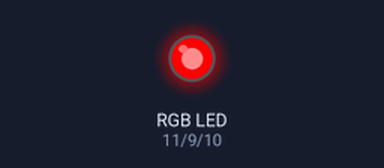
The sketch below on a simulated Arduino Uno, built with avr-gcc and run on an emulated ATmega328P. On the bench: an RGB LED mixed from three pins (HIGH = lit).

Above: at 0.2 s.
At 1.2 s:
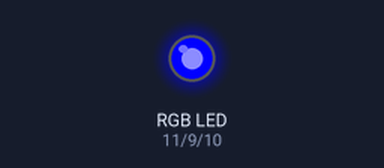
At 1.7 s:
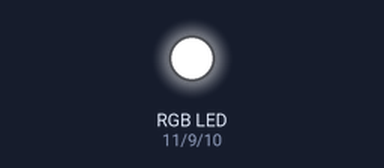
At 3.2 s:
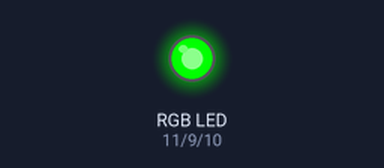
At 4.7 s:
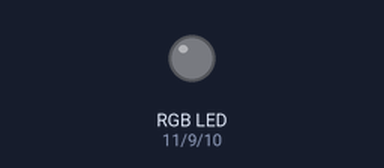
Timing chart, 0 to 5.8 s (numbered marks = the images above):
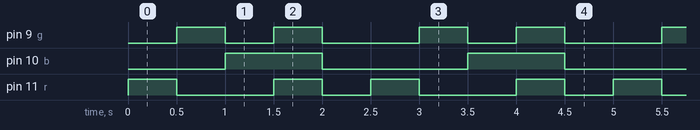

The sketch:

33_controlling_rgb_led_by_pwm1.ino
```cpp
int r=11;
int b=10;
int g=9;

void setup(){
  pinMode(r,OUTPUT);
  pinMode(b,OUTPUT);
  pinMode(g,OUTPUT);
}
void loop()
{
  color(255,0,0);
  delay(500);
  color(0,255,0);
  delay(500);
  color(0,0,255);
  delay(500);
  color(255,255,255);
  delay(500);
  color(0,0,0);
  delay(500);
}
 void color(unsigned char red, unsigned char green, unsigned char blue)
 {
   analogWrite(r, red);
   analogWrite(g,green);
   analogWrite(b, blue);
 }
```

Measured:
- by itself, pin 9 (g): repeats every 2.5 s: LOW 0.50 s, HIGH 0.50 s, LOW 1.0 s, HIGH 0.50 s
- by itself, pin 10 (b): alternates HIGH for 1.0 s and LOW for 1.5 s
- by itself, pin 11 (r): repeats every 2.5 s: LOW 1.0 s, HIGH 0.50 s, LOW 0.50 s, HIGH 0.50 s
